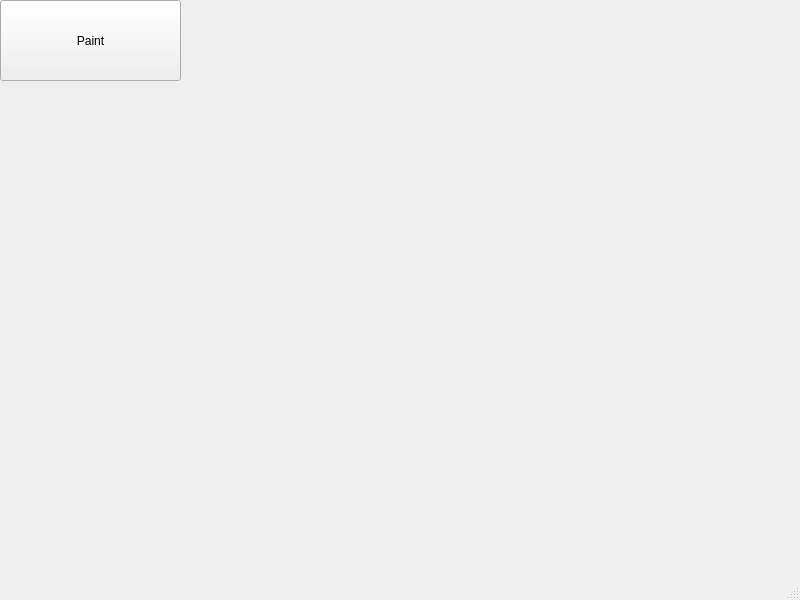
<?xml version="1.0" encoding="UTF-8"?>
<ui version="4.0">
 <class>MainWindow</class>
 <widget class="QMainWindow" name="MainWindow">
  <property name="geometry">
   <rect>
    <x>0</x>
    <y>0</y>
    <width>800</width>
    <height>600</height>
   </rect>
  </property>
  <property name="windowTitle">
   <string>MainWindow</string>
  </property>
  <widget class="QWidget" name="centralwidget">
   <widget class="QPushButton" name="pushButton">
    <property name="geometry">
     <rect>
      <x>0</x>
      <y>0</y>
      <width>181</width>
      <height>81</height>
     </rect>
    </property>
    <property name="text">
     <string>Paint</string>
    </property>
   </widget>
  </widget>
  <widget class="QMenuBar" name="menubar">
   <property name="geometry">
    <rect>
     <x>0</x>
     <y>0</y>
     <width>800</width>
     <height>21</height>
    </rect>
   </property>
  </widget>
  <widget class="QStatusBar" name="statusbar"/>
 </widget>
 <resources/>
 <connections/>
</ui>
